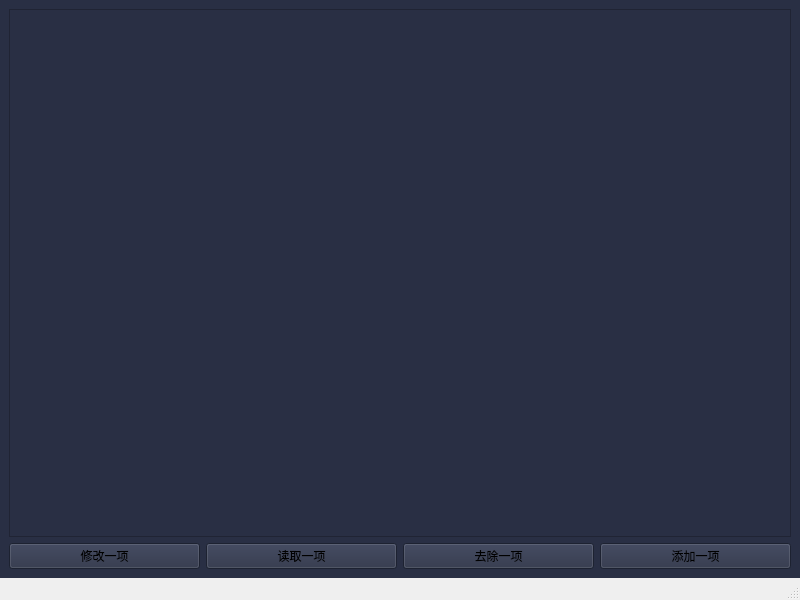
<?xml version="1.0" encoding="UTF-8"?>
<ui version="4.0">
 <class>MainWindow</class>
 <widget class="QMainWindow" name="MainWindow">
  <property name="geometry">
   <rect>
    <x>0</x>
    <y>0</y>
    <width>800</width>
    <height>600</height>
   </rect>
  </property>
  <property name="windowTitle">
   <string>MainWindow</string>
  </property>
  <widget class="QWidget" name="centralwidget">
   <property name="styleSheet">
    <string notr="true">background-color:rgb(41, 47, 68)</string>
   </property>
   <layout class="QVBoxLayout" name="verticalLayout">
    <item>
     <widget class="QListWidget" name="listWidget"/>
    </item>
    <item>
     <layout class="QHBoxLayout" name="horizontalLayout">
      <item>
       <widget class="QPushButton" name="pushButton_update">
        <property name="text">
         <string>修改一项</string>
        </property>
       </widget>
      </item>
      <item>
       <widget class="QPushButton" name="pushButton_read">
        <property name="text">
         <string>读取一项</string>
        </property>
       </widget>
      </item>
      <item>
       <widget class="QPushButton" name="pushButton">
        <property name="text">
         <string>去除一项</string>
        </property>
       </widget>
      </item>
      <item>
       <widget class="QPushButton" name="pushButton_2">
        <property name="text">
         <string>添加一项</string>
        </property>
       </widget>
      </item>
     </layout>
    </item>
   </layout>
  </widget>
  <widget class="QMenuBar" name="menubar">
   <property name="geometry">
    <rect>
     <x>0</x>
     <y>0</y>
     <width>800</width>
     <height>22</height>
    </rect>
   </property>
  </widget>
  <widget class="QStatusBar" name="statusbar"/>
 </widget>
 <resources/>
 <connections/>
</ui>
